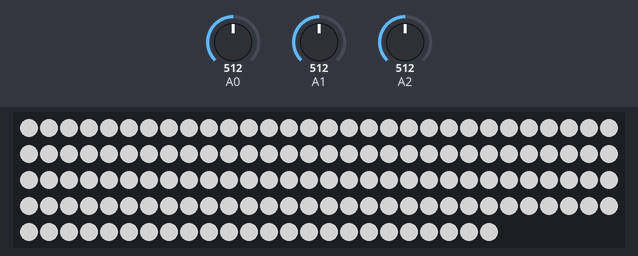
A sketch run on a simulated Arduino Uno, built with avr-gcc and run on an emulated ATmega328P. Shown: 144 RGB LEDs in strip order, left to right, continuing on the next row. The inputs (shaded band) are chosen by the test bench; at power-on: A0 = 512, A1 = 512, A2 = 512. Dim RGB values are drawn brighter than linear; colours are those a GRB WS2812 strip shows for the declared byte order.

Above: at 1.2 s.
1.3 s: A0 set to 716
2.8 s: A1 set to 716
4.3 s: A2 set to 306
At 4.7 s:
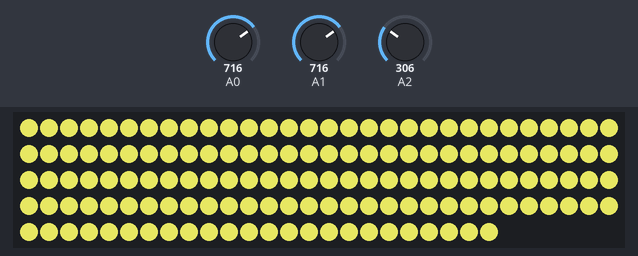
5.8 s: A0 set to 511
7.3 s: A2 set to 511
8.8 s: A1 set to 1023
At 9.6 s:
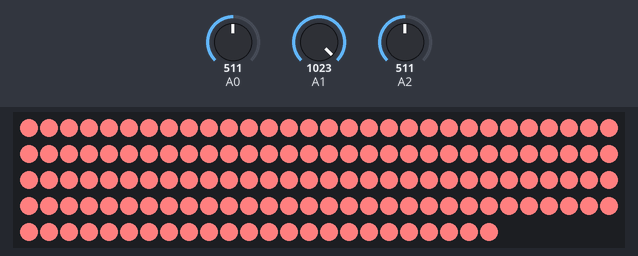
Timing chart, 0 to 11.3 s (numbered marks = the images above; inputs shaded):
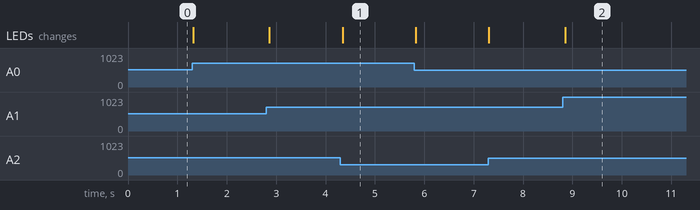

The sketch:

Aquario.ino
```cpp
#include <FastLED.h>
#define NUM_LEDS 144
#define DATA_PIN 8

CRGB leds[NUM_LEDS];

void setup() {
  Serial.begin(9600);
  FastLED.addLeds<WS2812B, DATA_PIN>(leds, NUM_LEDS);
}


void loop() {

  int a0 = analogRead(A0);
  int a1 = analogRead(A1);
  int a2 = analogRead(A2);
  int a0_1 = a0 * (255 / 1023.0);
  int a1_1 = a1 * (255 / 1023.0);
  int a2_1 = a2 * (255 / 1023.0);

  a0_1 = int(a0_1);
  a1_1 = int(a1_1);
  a2_1 = int(a2_1);

  /*  Serial.println(a0_1);
    Serial.println(a1_1);
    Serial.println(a2_1);
  */

  FastLED.showColor(CRGB(a0_1, a1_1, a2_1));
  delay(50);
}
```

Measured:
- after the input at 4.3 s, the LEDs: change at once (image 1)
- after the input at 8.8 s, the LEDs: change after 0.05 s (image 2)
